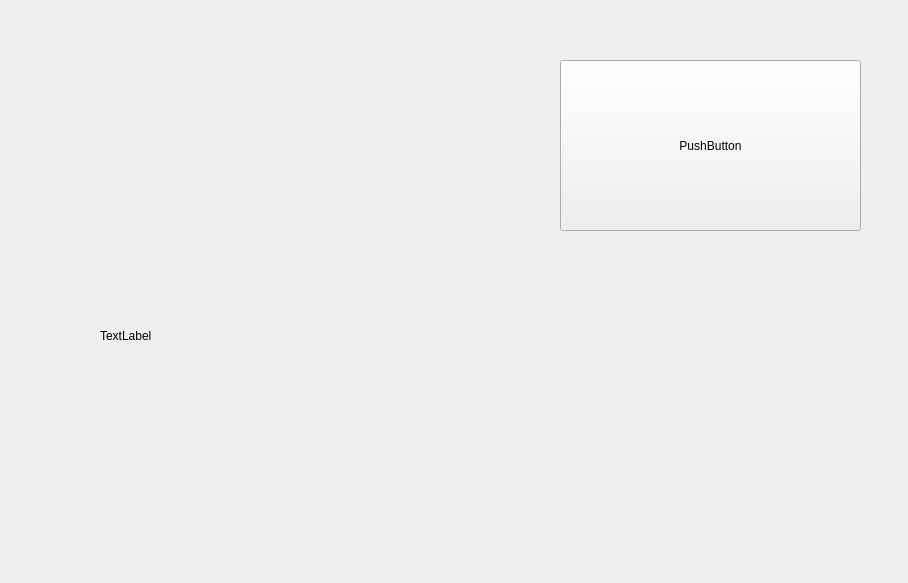
<?xml version="1.0" encoding="UTF-8"?>
<ui version="4.0">
 <class>page_1</class>
 <widget class="QWidget" name="page_1">
  <property name="geometry">
   <rect>
    <x>0</x>
    <y>0</y>
    <width>908</width>
    <height>583</height>
   </rect>
  </property>
  <property name="windowTitle">
   <string>Form</string>
  </property>
  <widget class="QPushButton" name="pushButton">
   <property name="geometry">
    <rect>
     <x>560</x>
     <y>60</y>
     <width>301</width>
     <height>171</height>
    </rect>
   </property>
   <property name="text">
    <string>PushButton</string>
   </property>
  </widget>
  <widget class="QLabel" name="label">
   <property name="geometry">
    <rect>
     <x>100</x>
     <y>140</y>
     <width>421</width>
     <height>391</height>
    </rect>
   </property>
   <property name="text">
    <string>TextLabel</string>
   </property>
  </widget>
 </widget>
 <resources/>
 <connections/>
</ui>
